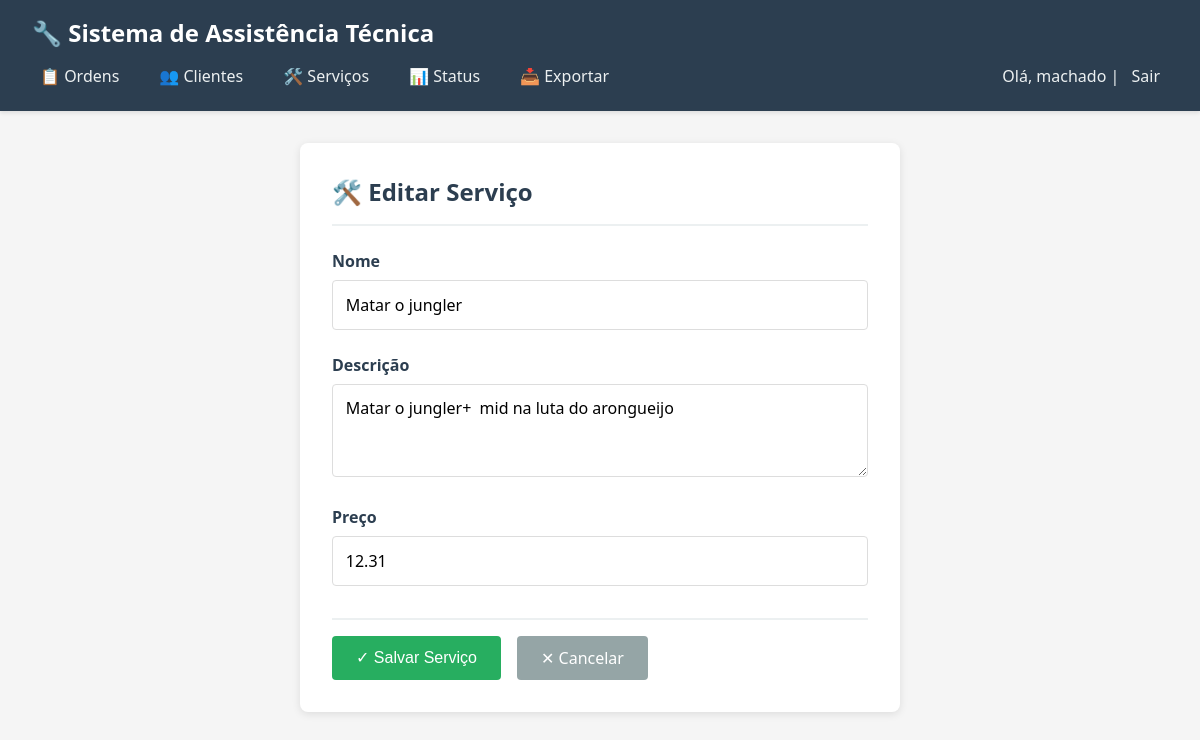
Page /servicos/1/editar/ (signed in) on the committed database.
### core/models.py (models this page shows, shortened)
class Servico(models.Model):
    nome = models.CharField(max_length=100, verbose_name="Nome")
    descricao = models.TextField(verbose_name="Descrição")
    preco = models.DecimalField(max_digits=8, decimal_places=2, verbose_name="Preço")
    class Meta:
        verbose_name = "Serviço"
        verbose_name_plural = "Serviços"
        ordering = ['nome']

### core/views.py (the view)
# urls.py: path('servicos/<int:pk>/editar/', views.editar_servico, name='editar_servico'),
@login_required
def editar_servico(request, pk):
    servico = get_object_or_404(Servico, pk=pk)
    if request.method == 'POST':
        form = ServicoForm(request.POST, instance=servico)
        if form.is_valid():
            form.save()
            messages.success(request, 'Serviço atualizado com sucesso!')
            return redirect('lista_servicos')
    else:
        form = ServicoForm(instance=servico)
    return render(request, 'core/form_servico.html', {'form': form, 'acao': 'Editar'})

### core/forms.py
class ServicoForm(forms.ModelForm):
    class Meta:
        model = Servico
        fields = ['nome', 'descricao', 'preco']
        widgets = {
            'descricao': forms.Textarea(attrs={'rows': 3}),
        }

### core/templates/core/form_servico.html (shortened to what this page needs)
{% extends 'core/base.html' %}
{% block content %}
<div class="form-container">
    <h2>🛠️ {{ acao }} Serviço</h2>
    <form method="post">
        {% for field in form %}
            <div class="form-group {% if field.errors %}error{% endif %}">
                <label for="{{ field.id_for_label }}">{{ field.label }}</label>
                {{ field }}
            </div>
        {% endfor %}
        <div class="form-actions">
            <button type="submit" class="btn btn-success">✓ Salvar Serviço</button>
            <a href="{% url 'lista_servicos' %}" class="btn btn-secondary">✕ Cancelar</a>
        </div>
    </form>
</div>
{% endblock %}

### core/templates/core/base.html (shortened to what this page needs)
<!DOCTYPE html>
<html lang="pt-BR">
<head>
</head>
<body>
    <div class="navbar">
        <h1>🔧 Sistema de Assistência Técnica</h1>
        <nav>
            <div class="nav-links">
                <a href="{% url 'lista_ordens' %}">📋 Ordens</a>
                <a href="{% url 'lista_clientes' %}">👥 Clientes</a>
                <a href="{% url 'lista_servicos' %}">🛠️ Serviços</a>
                <a href="{% url 'lista_status' %}">📊 Status</a>
                <a href="{% url 'exportar_csv' %}">📥 Exportar</a>
            </div>
            {% if user.is_authenticated %}
                <div class="user-info">
                    Olá, {{ user.username }} | <a href="/admin/logout/">Sair</a>
                </div>
            {% endif %}
        </nav>
    </div>
    <div class="container">
        {% block content %}{% endblock %}
    </div>
</body>
</html>

### core/templates/core/base.html (style rules this page uses)
* { margin: 0; padding: 0; box-sizing: border-box; }
body { font-family: 'Segoe UI', Tahoma, Geneva, Verdana, sans-serif; background: #f5f5f5; color: #333; }
.navbar { background: #2c3e50; color: white; padding: 1rem 2rem; box-shadow: 0 2px 4px rgba(0,0,0,0.1); }
.navbar h1 { font-size: 1.5rem; margin-bottom: 0.5rem; }
.navbar nav { display: flex; justify-content: space-between; align-items: center; }
.nav-links { display: flex; gap: 1.5rem; }
.navbar nav a { color: #ecf0f1; text-decoration: none; font-weight: 500; transition: color 0.3s; padding: 0.5rem; }
.user-info { color: #ecf0f1; }
.container { max-width: 1200px; margin: 2rem auto; padding: 0 1rem; }
.btn { display: inline-block; padding: 0.7rem 1.5rem; background: #3498db; color: white; text-decoration: none; border-radius: 4px; border: none; cursor: pointer; font-size: 1rem; transition: background 0.3s; }
.btn-success { background: #27ae60; }
.btn-secondary { background: #95a5a6; }

### core/templates/core/form_servico.html (style rules this page uses)
.form-container { max-width: 600px; margin: 0 auto; background: white; padding: 2rem; border-radius: 8px; box-shadow: 0 2px 8px rgba(0,0,0,0.1); }
.form-container h2 { color: #2c3e50; margin-bottom: 1.5rem; padding-bottom: 1rem; border-bottom: 2px solid #ecf0f1; }
.form-group { margin-bottom: 1.5rem; }
.form-group label { display: block; margin-bottom: 0.5rem; color: #2c3e50; font-weight: 600; }
.form-group input, .form-group textarea { width: 100%; padding: 0.8rem; border: 1px solid #ddd; border-radius: 4px; font-size: 1rem; font-family: inherit; }
.form-group textarea { resize: vertical; }
.form-actions { display: flex; gap: 1rem; margin-top: 2rem; padding-top: 1rem; border-top: 2px solid #ecf0f1; }

### rows in the picture
Servico: form "Matar o jungler" "Matar o jungler+ mid na luta do arongueijo" "12.31"

### other values in the picture
{{ user.username }} "machado"
{{ acao }} "Editar"
{{ field.label }} "Nome" "Descrição" "Preço"
